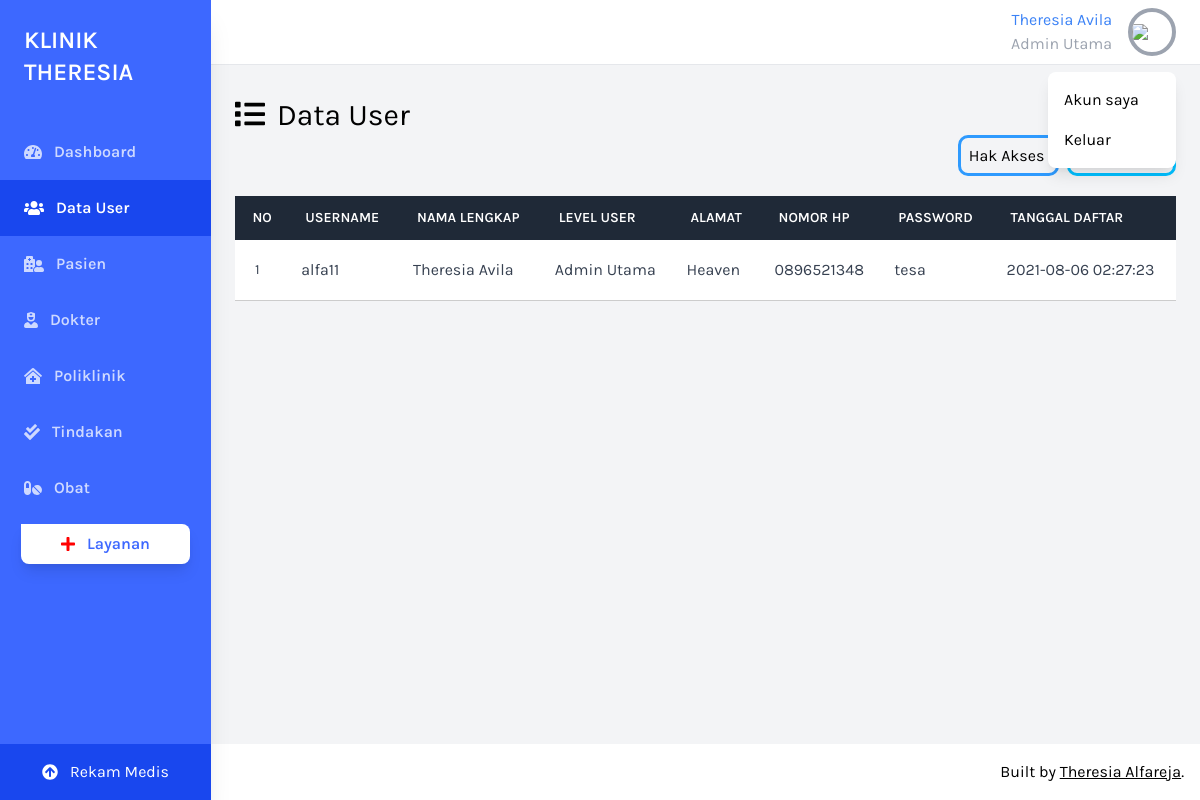
Screenshot of /data_user.php (signed in) with the database file from the repository.
### tables this page shows
CREATE TABLE `tb_user` (
  `id_user` int(10) NOT NULL,
  `username` varchar(30) NOT NULL,
  `nama_lengkap_user` varchar(30) NOT NULL,
  `level_user` enum('Admin Utama','Operator','Kasir','Apoteker') NOT NULL,
  `alamat_user` text NOT NULL,
  `nomor_telepon_user` varchar(13) NOT NULL,
  `password` varchar(30) NOT NULL,
  `tgl_daftar` timestamp NOT NULL DEFAULT current_timestamp() ON UPDATE current_timestamp()
);

### data_user.php (the view, shortened to what this page needs)
<?php
require 'koneksi.php';
require 'cek_login.php';
?>
<!DOCTYPE html>
<html lang="en">
<head>
    <link href="https://unpkg.com/tailwindcss/dist/tailwind.min.css" rel="stylesheet">
</head>
<body class="bg-gray-100 font-family-karla flex">
    <aside class="relative bg-sidebar h-screen w-64 hidden sm:block shadow-xl">
        <div class="p-6">
            <a href="Dashboard.php" class=" mb-5 text-white text-2xl font-semibold uppercase hover:text-gray-300">Klinik Theresia</a>
        </div>
        <nav class="text-white text-base font-semibold pt-3">
            <a href="Dashboard.php" class="flex items-center text-white opacity-75 hover:opacity-100 py-4 pl-6 nav-item">
                <i class="fas fa-tachometer-alt mr-3"></i>
                Dashboard
            </a>
            <a href="data_user.php" class="flex items-center active-nav-link text-white py-4 pl-6 nav-item">
                <i class="fas fa-users mr-3"></i>
                Data User
            </a>
            <a href="data_pasien.php" class="flex items-center text-white opacity-75 hover:opacity-100 py-4 pl-6 nav-item">
                <i class="fas fa-hospital-user mr-3"></i>
                Pasien
            </a>
            <a href="data_dokter.php" class="flex items-center text-white opacity-75 hover:opacity-100 py-4 pl-6 nav-item">
                <i class="fas fa-user-nurse mr-3"></i>
                Dokter
            </a>
            <a href="data_poliklinik.php" class="flex items-center text-white opacity-75 hover:opacity-100 py-4 pl-6 nav-item">
                <i class="fas fa-clinic-medical mr-3"></i>
                Poliklinik
            </a>
            <a href="data_tindakan.php" class="flex items-center text-white opacity-75 hover:opacity-100 py-4 pl-6 nav-item">
                <i class="fas fa-check-double mr-3"></i>
                Tindakan
            </a>
            <a href="data_obat.php" class="flex items-center text-white opacity-75 hover:opacity-100 py-4 pl-6 nav-item">
                <i class="fas fa-pills mr-3"></i>
                Obat
            </a>
        </nav>
           <center>
            <a href="data_layanan.php" class="w-full bg-white cta-btn font-semibold py-2 mt-2 rounded-br-lg rounded-bl-lg rounded-tr-lg shadow-lg hover:shadow-xl hover:bg-gray-300 flex items-center justify-center" style="width: 80%;">
                <i class="fas fa-plus mr-3" style="color: red;"></i> Layanan
            </a>
        </center>
        <a href="rekam_medis.php" class="absolute w-full upgrade-btn bottom-0 active-nav-link text-white flex items-center justify-center py-4">
            <i class="fas fa-arrow-circle-up mr-3"></i>
            Rekam Medis
        </a>
    </aside>
    <div class="w-full flex flex-col h-screen overflow-y-hidden">
        <header class="w-full items-center bg-white py-2 px-6 hidden sm:flex">
            <div x-data="{ isOpen: false }" class="relative w-1/2 flex justify-end">
<div class="block">
   <?php
     if (@$_SESSION['ses_username_akun']) {
          $username_akun = $_SESSION['ses_username_akun'];
     }
       $query = mysqli_query($conn, "SELECT * FROM tb_user WHERE username = '$username_akun' ");
       $hasil = mysqli_fetch_array($query);
   ?>
                   <h2 class="text-blue-500 mr-4 text-right"><?php echo $hasil['nama_lengkap_user'] ?></h2>
                   <p class="text-gray-400 mr-4 text-right"><?php echo $hasil['level_user'] ?></p>
</div>
                <button @click="isOpen = !isOpen" class="realtive z-10 w-12 h-12 rounded-full overflow-hidden border-4 border-gray-400 hover:border-gray-300 focus:border-gray-300 focus:outline-none">
                    <img src="https://source.unsplash.com/uJ8LNVCBjFQ/400x400">
                </button>
                <button x-show="isOpen" @click="isOpen = false" class="h-full w-full fixed inset-0 cursor-default"></button>
                <div x-show="isOpen" class="absolute w-32 bg-white rounded-lg shadow-lg py-2 mt-16">
                    <a href="akun_pribadi.php" class="block px-4 py-2 account-link hover:text-white">Akun saya</a>
                    <a href="logout.php" class="block px-4 py-2 account-link hover:text-white">Keluar</a>
                </div>
            </div>
        </header>
        <div class="w-full h-screen overflow-x-hidden border-t flex flex-col">
            <main class="w-full flex-grow p-6">
<?php
include 'koneksi.php';
?>
<div class="w-full mt-2">
        <h1 class="text-3xl text-black pb-5" style="margin-bottom: -1%;">
              <i class="fas fa-list mr-3"></i>Data User
        </h1>
<div style="float: right;">
<a href="level_user.php" class="hakakses p-2 mr-2S hover:text-white" style="border:3px solid #2E9AFE;border-radius: 10px;">
    Hak Akses
</a>
<a href="register.php" class="akun p-2 ml-2 hover:text-white" style="border:3px solid #00BFFF;border-radius: 10px;">
</a>
</div>
<br><br>
                    <div class="bg-white overflow-auto mt-1">
                        <table class="min-w-full bg-white">
                            <thead class="bg-gray-800 text-white">
                                <tr>
                                    <th class="text-center text-left py-3 px-4 uppercase font-semibold text-sm">No</th>
                                    <th class="text-left py-3 px-4 uppercase font-semibold text-sm">Username</th>
                                    <th class="text-left py-3 px-4 uppercase font-semibold text-sm">Nama lengkap</th>
                                    <th class="text-left py-3 px-4 uppercase font-semibold text-sm">Level user</th>
                                    <th class="text-left py-3 px-4 uppercase font-semibold text-sm">Alamat</th>
                                    <th class="text-left py-3 px-4 uppercase font-semibold text-sm">Nomor HP</th>
                                    <th class="text-left py-3 px-4 uppercase font-semibold text-sm">Password</th>
                                    <th class="text-left py-3 px-4 uppercase font-semibold text-sm">Tanggal daftar</th>
                                </tr>
                            </thead>
<?php
if (@$_SESSION['ses_username_akun']) {
    $username_akun = $_SESSION['ses_username_akun'];
}
$query = mysqli_query($conn, "SELECT * FROM tb_user WHERE username = '$username_akun' ") or die(mysqli_errno());
$hasil = mysqli_fetch_array($query);
$no = 1;
?>
<tbody class="text-gray-700">
<tr style="border-bottom: 1px solid #ccc;">
<td  class="px-5 py-5 bg-white text-sm"><?php echo $no++ ?></td>
<td  class="px-3 py-3"><?php echo $hasil['username'] ?></td>
<td  class="px-3 py-3"><?php echo $hasil['nama_lengkap_user'] ?></td>
<td  class="px-3 py-3"><?php echo $hasil['level_user'] ?></td>
<td  class="px-3 py-3"><?php echo $hasil['alamat_user'] ?></td>
<td  class="px-3 py-3"><?php echo $hasil['nomor_telepon_user'] ?></td>
<td  class="px-3 py-3"><?php echo $hasil['password'] ?></td>
<td  class="px-3 py-3"><?php echo $hasil['tgl_daftar'] ?></td>
</tr>
</tbody>
                        </table>
                    </div>
                </div>
            </main>
            <footer class="w-full bg-white text-right p-4">
                Built by <a target="_blank" href="https://github.com/theresia-alfareja" class="underline">Theresia Alfareja</a>.
            </footer>
        </div>
    </div>
</body>
</html>

### data_user.php (style rules this page uses)
.font-family-karla { font-family: karla; }
.bg-sidebar { background: #3d68ff; }
.cta-btn { color: #3d68ff; }
.upgrade-btn { background: #1947ee; }
.active-nav-link { background: #1947ee; }

### rows the page displays
tb_user: nama_lengkap_user "Theresia Avila", level_user "Admin Utama", username "alfa11", alamat_user "Heaven", nomor_telepon_user "0896521348", password "tesa", tgl_daftar "2021-08-06 02:27:23"

### other values shown
$no++ "1"
